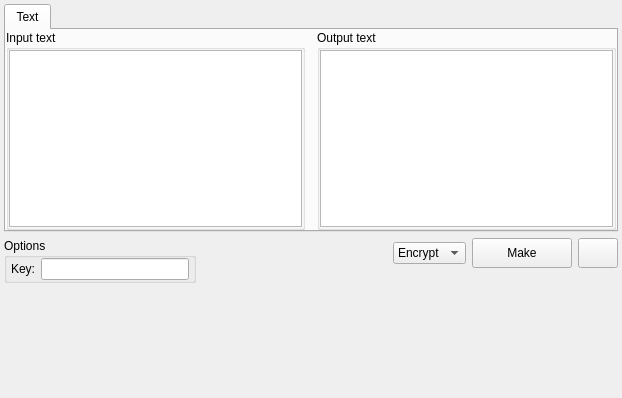
<?xml version="1.0" encoding="UTF-8"?>
<ui version="4.0">
 <class>vernam</class>
 <widget class="QWidget" name="vernam">
  <property name="geometry">
   <rect>
    <x>0</x>
    <y>0</y>
    <width>622</width>
    <height>398</height>
   </rect>
  </property>
  <property name="windowTitle">
   <string>Form</string>
  </property>
  <layout class="QVBoxLayout" name="verticalLayout_3">
   <property name="leftMargin">
    <number>4</number>
   </property>
   <property name="topMargin">
    <number>4</number>
   </property>
   <property name="rightMargin">
    <number>4</number>
   </property>
   <property name="bottomMargin">
    <number>4</number>
   </property>
   <item>
    <widget class="QTabWidget" name="tab_widget">
     <property name="maximumSize">
      <size>
       <width>16777215</width>
       <height>400</height>
      </size>
     </property>
     <property name="currentIndex">
      <number>0</number>
     </property>
     <widget class="QWidget" name="tab_text">
      <attribute name="title">
       <string>Text</string>
      </attribute>
      <layout class="QHBoxLayout" name="horizontalLayout">
       <property name="spacing">
        <number>12</number>
       </property>
       <property name="leftMargin">
        <number>0</number>
       </property>
       <property name="topMargin">
        <number>0</number>
       </property>
       <property name="rightMargin">
        <number>0</number>
       </property>
       <property name="bottomMargin">
        <number>0</number>
       </property>
       <item>
        <widget class="QGroupBox" name="group_box_input">
         <property name="title">
          <string>Input text</string>
         </property>
         <layout class="QVBoxLayout" name="verticalLayout_42">
          <property name="spacing">
           <number>0</number>
          </property>
          <property name="leftMargin">
           <number>0</number>
          </property>
          <property name="topMargin">
           <number>0</number>
          </property>
          <property name="rightMargin">
           <number>0</number>
          </property>
          <property name="bottomMargin">
           <number>0</number>
          </property>
          <item>
           <widget class="QTextEdit" name="text_edit_input"/>
          </item>
         </layout>
        </widget>
       </item>
       <item>
        <widget class="QGroupBox" name="group_box_output">
         <property name="title">
          <string>Output text</string>
         </property>
         <layout class="QVBoxLayout" name="verticalLayout_43">
          <property name="spacing">
           <number>0</number>
          </property>
          <property name="leftMargin">
           <number>0</number>
          </property>
          <property name="topMargin">
           <number>0</number>
          </property>
          <property name="rightMargin">
           <number>0</number>
          </property>
          <property name="bottomMargin">
           <number>0</number>
          </property>
          <item>
           <widget class="QTextEdit" name="text_edit_output">
            <property name="readOnly">
             <bool>true</bool>
            </property>
           </widget>
          </item>
         </layout>
        </widget>
       </item>
      </layout>
     </widget>
    </widget>
   </item>
   <item>
    <layout class="QHBoxLayout" name="horizontal_layout_3">
     <item>
      <layout class="QVBoxLayout" name="vertical_layout_1">
       <item>
        <widget class="QGroupBox" name="group_box_options">
         <property name="maximumSize">
          <size>
           <width>400</width>
           <height>16777215</height>
          </size>
         </property>
         <property name="title">
          <string>Options</string>
         </property>
         <layout class="QVBoxLayout" name="verticalLayout_4">
          <property name="leftMargin">
           <number>0</number>
          </property>
          <property name="topMargin">
           <number>0</number>
          </property>
          <property name="rightMargin">
           <number>0</number>
          </property>
          <property name="bottomMargin">
           <number>0</number>
          </property>
          <item>
           <layout class="QFormLayout" name="form_layout_options">
            <property name="fieldGrowthPolicy">
             <enum>QFormLayout::ExpandingFieldsGrow</enum>
            </property>
            <property name="leftMargin">
             <number>4</number>
            </property>
            <property name="rightMargin">
             <number>4</number>
            </property>
            <item row="0" column="0">
             <widget class="QLabel" name="label_key">
              <property name="text">
               <string>Key:</string>
              </property>
             </widget>
            </item>
            <item row="0" column="1">
             <widget class="QLineEdit" name="line_edit_key">
              <property name="text">
               <string/>
              </property>
             </widget>
            </item>
           </layout>
          </item>
         </layout>
        </widget>
       </item>
       <item>
        <spacer name="vertical_spacer_3">
         <property name="orientation">
          <enum>Qt::Vertical</enum>
         </property>
         <property name="sizeHint" stdset="0">
          <size>
           <width>20</width>
           <height>40</height>
          </size>
         </property>
        </spacer>
       </item>
      </layout>
     </item>
     <item>
      <spacer name="horizontal_spacer_4">
       <property name="orientation">
        <enum>Qt::Horizontal</enum>
       </property>
       <property name="sizeType">
        <enum>QSizePolicy::Expanding</enum>
       </property>
       <property name="sizeHint" stdset="0">
        <size>
         <width>0</width>
         <height>20</height>
        </size>
       </property>
      </spacer>
     </item>
     <item>
      <layout class="QVBoxLayout" name="verticalLayout">
       <item>
        <layout class="QHBoxLayout" name="horizontal_layout_2">
         <property name="spacing">
          <number>-1</number>
         </property>
         <item>
          <widget class="QComboBox" name="combo_box_mode">
           <property name="minimumSize">
            <size>
             <width>0</width>
             <height>0</height>
            </size>
           </property>
           <item>
            <property name="text">
             <string>Encrypt</string>
            </property>
           </item>
           <item>
            <property name="text">
             <string>Decrypt</string>
            </property>
           </item>
          </widget>
         </item>
         <item>
          <widget class="QPushButton" name="button_make">
           <property name="sizePolicy">
            <sizepolicy hsizetype="Fixed" vsizetype="Fixed">
             <horstretch>0</horstretch>
             <verstretch>0</verstretch>
            </sizepolicy>
           </property>
           <property name="minimumSize">
            <size>
             <width>100</width>
             <height>30</height>
            </size>
           </property>
           <property name="text">
            <string>Make</string>
           </property>
          </widget>
         </item>
         <item>
          <widget class="QPushButton" name="button_options">
           <property name="sizePolicy">
            <sizepolicy hsizetype="Fixed" vsizetype="Fixed">
             <horstretch>0</horstretch>
             <verstretch>0</verstretch>
            </sizepolicy>
           </property>
           <property name="minimumSize">
            <size>
             <width>0</width>
             <height>30</height>
            </size>
           </property>
           <property name="maximumSize">
            <size>
             <width>16777215</width>
             <height>16777215</height>
            </size>
           </property>
           <property name="styleSheet">
            <string notr="true"/>
           </property>
           <property name="text">
            <string/>
           </property>
           <property name="iconSize">
            <size>
             <width>16</width>
             <height>16</height>
            </size>
           </property>
           <property name="default">
            <bool>false</bool>
           </property>
           <property name="flat">
            <bool>false</bool>
           </property>
          </widget>
         </item>
        </layout>
       </item>
       <item>
        <spacer name="vertical_spacer_1">
         <property name="orientation">
          <enum>Qt::Vertical</enum>
         </property>
         <property name="sizeHint" stdset="0">
          <size>
           <width>20</width>
           <height>40</height>
          </size>
         </property>
        </spacer>
       </item>
      </layout>
     </item>
    </layout>
   </item>
   <item>
    <spacer name="vertical_spacer_2">
     <property name="orientation">
      <enum>Qt::Vertical</enum>
     </property>
     <property name="sizeHint" stdset="0">
      <size>
       <width>20</width>
       <height>105</height>
      </size>
     </property>
    </spacer>
   </item>
  </layout>
 </widget>
 <resources/>
 <connections/>
</ui>
